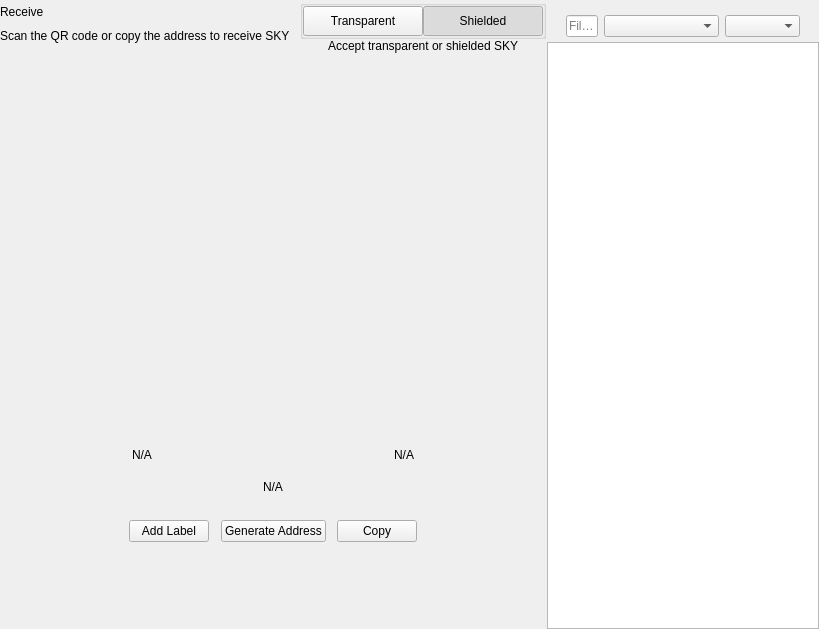
<?xml version="1.0" encoding="UTF-8"?>
<ui version="4.0">
 <class>ReceiveWidget</class>
 <widget class="QWidget" name="ReceiveWidget">
  <property name="geometry">
   <rect>
    <x>0</x>
    <y>0</y>
    <width>819</width>
    <height>629</height>
   </rect>
  </property>
  <property name="minimumSize">
   <size>
    <width>0</width>
    <height>0</height>
   </size>
  </property>
  <property name="windowTitle">
   <string notr="true">N/A</string>
  </property>
  <layout class="QHBoxLayout" name="horizontalLayout_2" stretch="2,1">
   <property name="spacing">
    <number>0</number>
   </property>
   <property name="leftMargin">
    <number>0</number>
   </property>
   <property name="topMargin">
    <number>0</number>
   </property>
   <property name="rightMargin">
    <number>0</number>
   </property>
   <property name="bottomMargin">
    <number>0</number>
   </property>
   <item>
    <widget class="QWidget" name="left" native="true">
     <layout class="QVBoxLayout" name="verticalLayout_3">
      <property name="leftMargin">
       <number>0</number>
      </property>
      <property name="topMargin">
       <number>0</number>
      </property>
      <property name="rightMargin">
       <number>0</number>
      </property>
      <property name="bottomMargin">
       <number>0</number>
      </property>
      <item>
       <layout class="QVBoxLayout" name="verticalLayout_2">
        <property name="spacing">
         <number>0</number>
        </property>
        <property name="leftMargin">
         <number>0</number>
        </property>
        <item>
         <layout class="QHBoxLayout" name="horizontalLayout_3">
          <property name="spacing">
           <number>0</number>
          </property>
          <item>
           <layout class="QVBoxLayout" name="verticalLayout_4">
            <property name="spacing">
             <number>5</number>
            </property>
            <item>
             <widget class="QLabel" name="labelTitle">
              <property name="text">
               <string>Receive</string>
              </property>
             </widget>
            </item>
            <item alignment="Qt::AlignTop">
             <widget class="QLabel" name="labelSubtitle1">
              <property name="text">
               <string>Scan the QR code or copy the address to receive SKY</string>
              </property>
             </widget>
            </item>
           </layout>
          </item>
          <item>
           <spacer name="horizontalSpacer">
            <property name="orientation">
             <enum>Qt::Horizontal</enum>
            </property>
            <property name="sizeHint" stdset="0">
             <size>
              <width>40</width>
              <height>20</height>
             </size>
            </property>
           </spacer>
          </item>
          <item>
           <widget class="QWidget" name="containerViewPrivacyChecks" native="true">
            <layout class="QVBoxLayout" name="containerPrivacyChecks">
             <property name="spacing">
              <number>0</number>
             </property>
             <property name="leftMargin">
              <number>0</number>
             </property>
             <property name="topMargin">
              <number>0</number>
             </property>
             <property name="rightMargin">
              <number>0</number>
             </property>
             <property name="bottomMargin">
              <number>0</number>
             </property>
             <item alignment="Qt::AlignHCenter|Qt::AlignVCenter">
              <widget class="QGroupBox" name="groupBox">
               <property name="title">
                <string/>
               </property>
               <layout class="QHBoxLayout" name="horizontalLayout_2_1">
                <property name="spacing">
                 <number>0</number>
                </property>
                <property name="leftMargin">
                 <number>0</number>
                </property>
                <property name="topMargin">
                 <number>0</number>
                </property>
                <property name="rightMargin">
                 <number>0</number>
                </property>
                <property name="bottomMargin">
                 <number>0</number>
                </property>
                <item>
                 <widget class="QPushButton" name="pushLeft">
                  <property name="minimumSize">
                   <size>
                    <width>120</width>
                    <height>30</height>
                   </size>
                  </property>
                  <property name="maximumSize">
                   <size>
                    <width>120</width>
                    <height>30</height>
                   </size>
                  </property>
                  <property name="focusPolicy">
                   <enum>Qt::NoFocus</enum>
                  </property>
                  <property name="text">
                   <string>Transparent</string>
                  </property>
                  <property name="checkable">
                   <bool>true</bool>
                  </property>
                  <property name="autoExclusive">
                   <bool>true</bool>
                  </property>
                 </widget>
                </item>
                <item>
                 <widget class="QPushButton" name="pushRight">
                  <property name="minimumSize">
                   <size>
                    <width>120</width>
                    <height>30</height>
                   </size>
                  </property>
                  <property name="maximumSize">
                   <size>
                    <width>120</width>
                    <height>30</height>
                   </size>
                  </property>
                  <property name="focusPolicy">
                   <enum>Qt::NoFocus</enum>
                  </property>
                  <property name="text">
                   <string>Shielded</string>
                  </property>
                  <property name="checkable">
                   <bool>true</bool>
                  </property>
                  <property name="checked">
                   <bool>true</bool>
                  </property>
                  <property name="autoExclusive">
                   <bool>true</bool>
                  </property>
                 </widget>
                </item>
               </layout>
              </widget>
             </item>
             <item alignment="Qt::AlignHCenter|Qt::AlignTop">
              <widget class="QLabel" name="labelSubtitle2">
               <property name="text">
                <string>Accept transparent or shielded SKY</string>
               </property>
               <property name="alignment">
                <set>Qt::AlignRight|Qt::AlignTrailing|Qt::AlignVCenter</set>
               </property>
              </widget>
             </item>
            </layout>
           </widget>
          </item>
         </layout>
        </item>
        <item>
         <spacer name="verticalSpacer_2">
          <property name="orientation">
           <enum>Qt::Vertical</enum>
          </property>
          <property name="sizeType">
           <enum>QSizePolicy::Expanding</enum>
          </property>
          <property name="sizeHint" stdset="0">
           <size>
            <width>20</width>
            <height>50</height>
           </size>
          </property>
         </spacer>
        </item>
        <item alignment="Qt::AlignHCenter">
         <widget class="QWidget" name="layoutQR" native="true">
          <property name="maximumSize">
           <size>
            <width>510</width>
            <height>16777215</height>
           </size>
          </property>
          <layout class="QVBoxLayout" name="verticalLayoutQr">
           <item>
            <spacer name="verticalSpacer11">
             <property name="orientation">
              <enum>Qt::Vertical</enum>
             </property>
             <property name="sizeType">
              <enum>QSizePolicy::Fixed</enum>
             </property>
             <property name="sizeHint" stdset="0">
              <size>
               <width>20</width>
               <height>20</height>
              </size>
             </property>
            </spacer>
           </item>
           <item alignment="Qt::AlignHCenter">
            <widget class="QLabel" name="labelQrImg">
             <property name="minimumSize">
              <size>
               <width>260</width>
               <height>260</height>
              </size>
             </property>
             <property name="maximumSize">
              <size>
               <width>260</width>
               <height>260</height>
              </size>
             </property>
             <property name="text">
              <string/>
             </property>
             <property name="alignment">
              <set>Qt::AlignCenter</set>
             </property>
            </widget>
           </item>
           <item>
            <spacer name="verticalSpacer_21">
             <property name="orientation">
              <enum>Qt::Vertical</enum>
             </property>
             <property name="sizeType">
              <enum>QSizePolicy::Fixed</enum>
             </property>
             <property name="sizeHint" stdset="0">
              <size>
               <width>20</width>
               <height>30</height>
              </size>
             </property>
            </spacer>
           </item>
           <item>
            <widget class="QWidget" name="widget" native="true">
             <property name="minimumSize">
              <size>
               <width>0</width>
               <height>0</height>
              </size>
             </property>
             <layout class="QHBoxLayout" name="horizontalLayout_5">
              <item>
               <widget class="QLabel" name="labelLabel">
                <property name="text">
                 <string notr="true">N/A</string>
                </property>
               </widget>
              </item>
              <item>
               <spacer name="horizontalSpacer_2">
                <property name="orientation">
                 <enum>Qt::Horizontal</enum>
                </property>
                <property name="sizeHint" stdset="0">
                 <size>
                  <width>141</width>
                  <height>20</height>
                 </size>
                </property>
               </spacer>
              </item>
              <item>
               <widget class="QLabel" name="labelDate">
                <property name="text">
                 <string notr="true">N/A</string>
                </property>
                <property name="alignment">
                 <set>Qt::AlignRight|Qt::AlignTrailing|Qt::AlignVCenter</set>
                </property>
               </widget>
              </item>
             </layout>
            </widget>
           </item>
           <item>
            <widget class="QLabel" name="labelAddress">
             <property name="sizePolicy">
              <sizepolicy hsizetype="Expanding" vsizetype="Preferred">
               <horstretch>0</horstretch>
               <verstretch>0</verstretch>
              </sizepolicy>
             </property>
             <property name="minimumSize">
              <size>
               <width>300</width>
               <height>0</height>
              </size>
             </property>
             <property name="text">
              <string notr="true">N/A</string>
             </property>
             <property name="alignment">
              <set>Qt::AlignCenter</set>
             </property>
            </widget>
           </item>
           <item>
            <spacer name="verticalSpacer_4">
             <property name="orientation">
              <enum>Qt::Vertical</enum>
             </property>
             <property name="sizeType">
              <enum>QSizePolicy::Fixed</enum>
             </property>
             <property name="sizeHint" stdset="0">
              <size>
               <width>20</width>
               <height>20</height>
              </size>
             </property>
            </spacer>
           </item>
           <item>
            <layout class="QHBoxLayout" name="horizontalLayout_4">
             <item alignment="Qt::AlignHCenter">
              <widget class="QPushButton" name="pushButtonLabel">
               <property name="focusPolicy">
                <enum>Qt::NoFocus</enum>
               </property>
               <property name="text">
                <string>Add Label</string>
               </property>
              </widget>
             </item>
             <item alignment="Qt::AlignHCenter">
              <widget class="QPushButton" name="pushButtonNewAddress">
               <property name="focusPolicy">
                <enum>Qt::NoFocus</enum>
               </property>
               <property name="text">
                <string>Generate Address</string>
               </property>
              </widget>
             </item>
             <item alignment="Qt::AlignHCenter">
              <widget class="QPushButton" name="pushButtonCopy">
               <property name="focusPolicy">
                <enum>Qt::NoFocus</enum>
               </property>
               <property name="text">
                <string>Copy</string>
               </property>
              </widget>
             </item>
            </layout>
           </item>
           <item>
            <spacer name="verticalSpacer_3">
             <property name="orientation">
              <enum>Qt::Vertical</enum>
             </property>
             <property name="sizeType">
              <enum>QSizePolicy::Expanding</enum>
             </property>
             <property name="sizeHint" stdset="0">
              <size>
               <width>20</width>
               <height>20</height>
              </size>
             </property>
            </spacer>
           </item>
          </layout>
         </widget>
        </item>
        <item>
         <spacer name="verticalSpacer">
          <property name="orientation">
           <enum>Qt::Vertical</enum>
          </property>
          <property name="sizeHint" stdset="0">
           <size>
            <width>20</width>
            <height>40</height>
           </size>
          </property>
         </spacer>
        </item>
       </layout>
      </item>
     </layout>
    </widget>
   </item>
   <item>
    <widget class="QWidget" name="right" native="true">
     <layout class="QVBoxLayout" name="verticalLayout_5">
      <property name="spacing">
       <number>0</number>
      </property>
      <property name="leftMargin">
       <number>1</number>
      </property>
      <property name="topMargin">
       <number>0</number>
      </property>
      <property name="rightMargin">
       <number>0</number>
      </property>
      <property name="bottomMargin">
       <number>0</number>
      </property>
      <item>
       <layout class="QVBoxLayout" name="container_right">
        <property name="spacing">
         <number>0</number>
        </property>
        <property name="leftMargin">
         <number>0</number>
        </property>
        <property name="rightMargin">
         <number>0</number>
        </property>
        <item>
         <layout class="QVBoxLayout" name="verticalLayout">
          <property name="spacing">
           <number>6</number>
          </property>
          <property name="leftMargin">
           <number>19</number>
          </property>
          <property name="rightMargin">
           <number>19</number>
          </property>
          <item>
           <widget class="OptionButton" name="btnRequest" native="true"/>
          </item>
          <item>
           <widget class="OptionButton" name="btnMyAddresses" native="true">
            <property name="sizePolicy">
             <sizepolicy hsizetype="Preferred" vsizetype="Minimum">
              <horstretch>0</horstretch>
              <verstretch>0</verstretch>
             </sizepolicy>
            </property>
           </widget>
          </item>
         </layout>
        </item>
        <item>
         <widget class="QWidget" name="sortWidget" native="true">
          <layout class="QHBoxLayout" name="horizontalLayout_6">
           <property name="leftMargin">
            <number>19</number>
           </property>
           <property name="rightMargin">
            <number>19</number>
           </property>
           <property name="bottomMargin">
            <number>5</number>
           </property>
           <item>
            <widget class="QLineEdit" name="lineEditFilter">
             <property name="sizePolicy">
              <sizepolicy hsizetype="Expanding" vsizetype="Fixed">
               <horstretch>0</horstretch>
               <verstretch>0</verstretch>
              </sizepolicy>
             </property>
             <property name="minimumSize">
              <size>
               <width>0</width>
               <height>0</height>
              </size>
             </property>
             <property name="contextMenuPolicy">
              <enum>Qt::DefaultContextMenu</enum>
             </property>
             <property name="acceptDrops">
              <bool>false</bool>
             </property>
             <property name="maxLength">
              <number>40</number>
             </property>
             <property name="placeholderText">
              <string>Filter</string>
             </property>
            </widget>
           </item>
           <item>
            <spacer name="horizontalSpacer_3">
             <property name="orientation">
              <enum>Qt::Horizontal</enum>
             </property>
             <property name="sizeType">
              <enum>QSizePolicy::Preferred</enum>
             </property>
             <property name="sizeHint" stdset="0">
              <size>
               <width>20</width>
               <height>20</height>
              </size>
             </property>
            </spacer>
           </item>
           <item>
            <widget class="QComboBox" name="comboBoxSort">
             <property name="sizePolicy">
              <sizepolicy hsizetype="Preferred" vsizetype="Fixed">
               <horstretch>0</horstretch>
               <verstretch>0</verstretch>
              </sizepolicy>
             </property>
             <property name="minimumSize">
              <size>
               <width>115</width>
               <height>0</height>
              </size>
             </property>
            </widget>
           </item>
           <item>
            <widget class="QComboBox" name="comboBoxSortOrder">
             <property name="sizePolicy">
              <sizepolicy hsizetype="Preferred" vsizetype="Fixed">
               <horstretch>0</horstretch>
               <verstretch>0</verstretch>
              </sizepolicy>
             </property>
             <property name="minimumSize">
              <size>
               <width>75</width>
               <height>0</height>
              </size>
             </property>
            </widget>
           </item>
          </layout>
          <zorder>comboBoxSort</zorder>
          <zorder>comboBoxSortOrder</zorder>
          <zorder>lineEditFilter</zorder>
         </widget>
        </item>
        <item>
         <widget class="QListView" name="listViewAddress"/>
        </item>
       </layout>
      </item>
     </layout>
    </widget>
   </item>
  </layout>
 </widget>
 <customwidgets>
  <customwidget>
   <class>OptionButton</class>
   <extends>QWidget</extends>
   <header>qt/skyra/optionbutton.h</header>
   <container>1</container>
  </customwidget>
 </customwidgets>
 <resources/>
 <connections/>
</ui>
